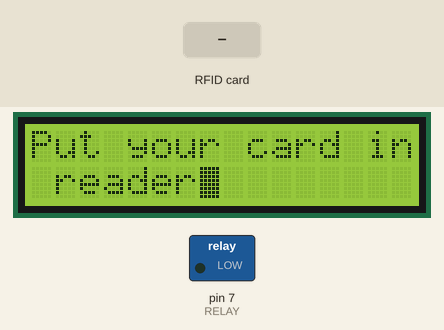
This sketch was run on a simulated Arduino Uno, built with avr-gcc and run on an emulated ATmega328P. Parts: 16×2 character LCD, switched loads named in the sketch (green lamp = pin HIGH). The test bench sets the inputs (shaded band). Pins used as bus, display or sensor lines are not drawn.

Above: at 0.1 s.
3.4 s: RFID card EA 51 64 02 held to the reader
At 3.8 s:
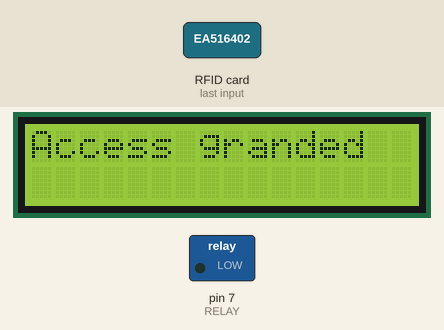
At 8.9 s:
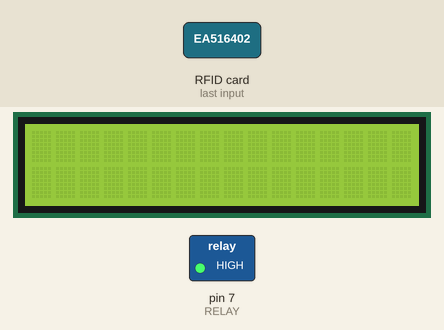
Timing chart, 0 to 10.4 s (numbered marks = the images above; inputs shaded):
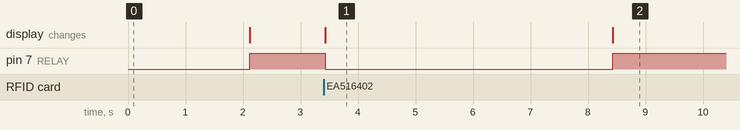

Measured:
- after the input at 3.4 s, pin 7 (RELAY): HIGH → LOW at once, → HIGH 5.0 s later; the display: changes at once (image 1)
- what the display in image 1 shows lasts 5.0 s, from 3.4 s to 8.4 s

The sketch:

sketch_may1a.ino
```cpp
#include <SPI.h>
#include <MFRC522.h>
#include <LiquidCrystal.h>
#include <Wire.h>
LiquidCrystal lcd(5,4,3,2,1,0);
#define SS_PIN 10
#define RST_PIN 9
#define RELAY 7 //relay pin
#define ACCESS_DELAY 2000
#define DENIED_DELAY 1000
MFRC522 mfrc522(SS_PIN, RST_PIN);   // Create MFRC522 instance.

void setup()
{
  lcd.begin(16,2);
    lcd.print("Put your card in");
   lcd.setCursor(1,1);
  lcd.print("reader");
  lcd.cursor();
  lcd.blink();
  delay(2000);
  lcd.noBlink();
  lcd.noCursor();
  lcd.clear();
  SPI.begin();          // Initiate  SPI bus
  mfrc522.PCD_Init();   // Initiate MFRC522
  pinMode(RELAY, OUTPUT);

  digitalWrite(RELAY, HIGH);
  Serial.println("Put your card to the reader...");
  Serial.println();


}
void loop()
{ Wire.setClock(10000);
  // Look for new cards
  if ( ! mfrc522.PICC_IsNewCardPresent())
  {
    return;
  }
  // Select one of the cards
  if ( ! mfrc522.PICC_ReadCardSerial())
  {
    return;
  }
  //Show UID on serial monitor
  Serial.print("UID tag :");
  String content= "";
  byte letter;
  for (byte i = 0; i < mfrc522.uid.size; i++)
  {
     Serial.print(mfrc522.uid.uidByte[i] < 0x10 ? " 0" : " ");
     Serial.print(mfrc522.uid.uidByte[i], HEX);
     content.concat(String(mfrc522.uid.uidByte[i] < 0x10 ? " 0" : " "));
     content.concat(String(mfrc522.uid.uidByte[i], HEX));
  }
  Serial.println();
  Serial.print("Message : ");
  content.toUpperCase();
  if (content.substring(1) == "EA 51 64 02") //change here the UID of the card/cards that you want to give access
  {
    Serial.println("Authorized access");
    lcd.print("Access granded");
    digitalWrite(RELAY, LOW);
    Serial.println();
    delay(5000);
    lcd.clear();
    digitalWrite(RELAY, HIGH);


  }

 else   {
    Serial.println(" Access denied");
    lcd.print("Access denied");
    delay(1000);
    lcd.clear();

  }
}
```
